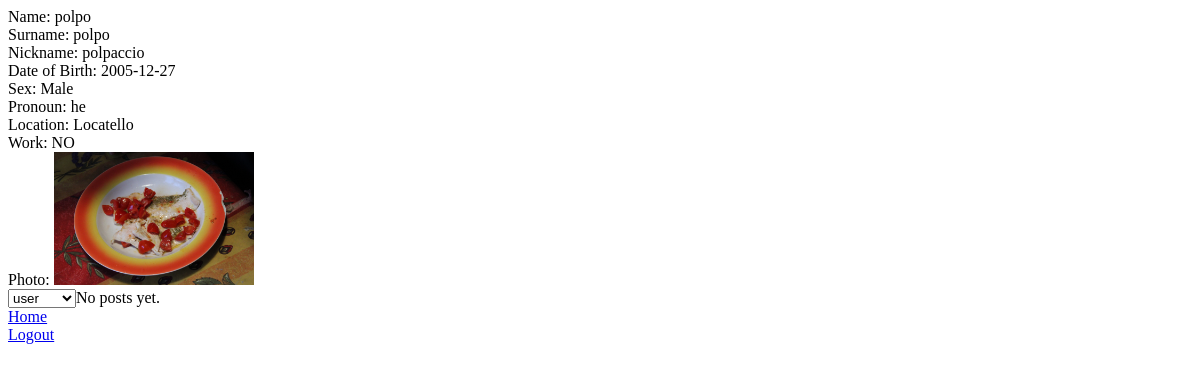
Screenshot of /fotorum/vUtente.php?id=7 with the database file from the repository.
### tables this page shows
CREATE TABLE `account` (
  `id` int(11) NOT NULL,
  `name` varchar(42) DEFAULT NULL,
  `surname` varchar(26) DEFAULT NULL,
  `nickname` varchar(255) DEFAULT NULL CHECK (octet_length(`nickname`) >= 4),
  `email` varchar(255) DEFAULT NULL,
  `password` varchar(128) DEFAULT NULL,
  `salt` varchar(255) DEFAULT NULL,
  `dateBorn` date DEFAULT NULL,
  `sex` int(11) DEFAULT NULL,
  `pronoun` int(11) DEFAULT NULL,
  `location` varchar(255) DEFAULT NULL,
  `work` varchar(255) DEFAULT NULL,
  `role` int(11) DEFAULT NULL,
  `photo` varchar(255) DEFAULT NULL,
  `verified` tinyint(1) DEFAULT 0
);

CREATE TABLE `sex` (
  `id` int(11) NOT NULL,
  `sex` varchar(255) NOT NULL
);

CREATE TABLE `pronoun` (
  `id` int(11) NOT NULL,
  `pronoun` varchar(255) NOT NULL
);

### fotorum/vUtente.php (the view, shortened to what this page needs)
<?php
require 'connection.php';
$id = $_GET['id'];
$stmt = $conn->prepare('SELECT Account.*, Sex.sex, Pronoun.pronoun FROM Account
                        LEFT JOIN Sex ON Account.sex = Sex.id
                        LEFT JOIN Pronoun ON Account.pronoun = Pronoun.id
                        WHERE Account.id = ?');
$stmt->bind_param('i', $id);
$stmt->execute();
$result = $stmt->get_result();
$user = $result->fetch_assoc();
echo "Name: " . $user['name'] . "<br>";
echo "Surname: " . $user['surname'] . "<br>";
echo "Nickname: " . $user['nickname'] . "<br>";
echo "Date of Birth: " . $user['dateBorn'] . "<br>";
echo "Sex: " . $user['sex'] . "<br>";
echo "Pronoun: " . $user['pronoun'] . "<br>";
echo "Location: " . $user['location'] . "<br>";
echo "Work: " . $user['work'] . "<br>";
echo "Photo: <img src='" . $user['photo'] . "' alt='User photo' class='profile-photo'><br>";
echo "<select onchange=\"changeRole(" . $id . ", this.value)\">";
$rolesQuery = "SELECT * FROM role";
$rolesResult = $conn->query($rolesQuery);
if ($rolesResult->num_rows > 0) {
    while ($roleRow = $rolesResult->fetch_assoc()) {
        $selected = ($roleRow['id'] == $user['role']) ? "selected" : "";
        echo "<option value='" . $roleRow["id"] . "' $selected>" . $roleRow["description"] . "</option>";
    }
}
echo "</select>";
$stmt = $conn->prepare('SELECT id, photo, file, text FROM Post WHERE account_id = ?');
$stmt->bind_param('i', $id);
$stmt->execute();
$result = $stmt->get_result();
$posts = $result->fetch_all(MYSQLI_ASSOC);
if (count($posts) > 0) {
    echo "Posts:<br>";
    foreach ($posts as $post) {
        echo "Photo: <img class='post-photo' src='" . $post['photo'] . "' alt='Post photo' ><br>";
        echo "Text: " . $post['text'] . "<br><br>";
        echo "<form action='vPpost.php' method='post'>";
        echo "<input type='hidden' name='post_id' value='" . $post['id'] . "'>";
        echo "<input type='submit' value='View Post'>";
        echo "</form>";
    }
} else {
    echo "No posts yet.<br>";
}
?>
<div id="menu">
    <a href="home.php">Home</a><br>
    <a href="logout.php">Logout</a><br>
</div>
<head>
</head>

### fotorum/vUtente.php (style rules this page uses)
.profile-photo { max-width: 200px; max-height: 200px; width: auto; height: auto; }

### rows the page displays
account: name "polpo", surname "polpo", nickname "polpaccio", dateBorn "2005-12-27", sex.sex "Male", pronoun.pronoun "he", location "Locatello", work "NO", photo (picture)

### other values shown
form field value "user"
